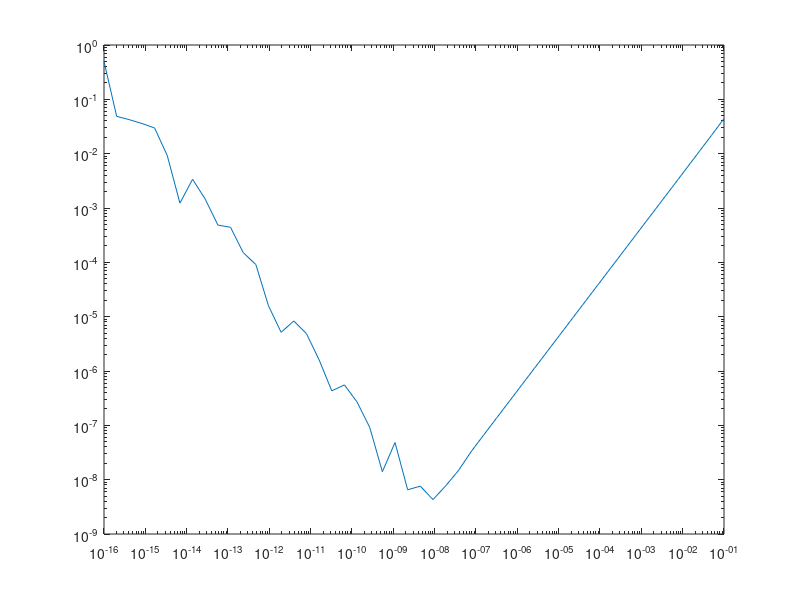

Write the MATLAB code that produced this figure.

h=logspace(-16,-1);
x=pi/3;
fun = @(x)sin(x);
derivative= @(x)cos(x);
n = length(h);
for i=1:n
    df(i) = (fun(h(i)+x)-fun(x))/h(i);
    Error(i) = abs(derivative(x)-df(i)); 
end

loglog(h , Error)
